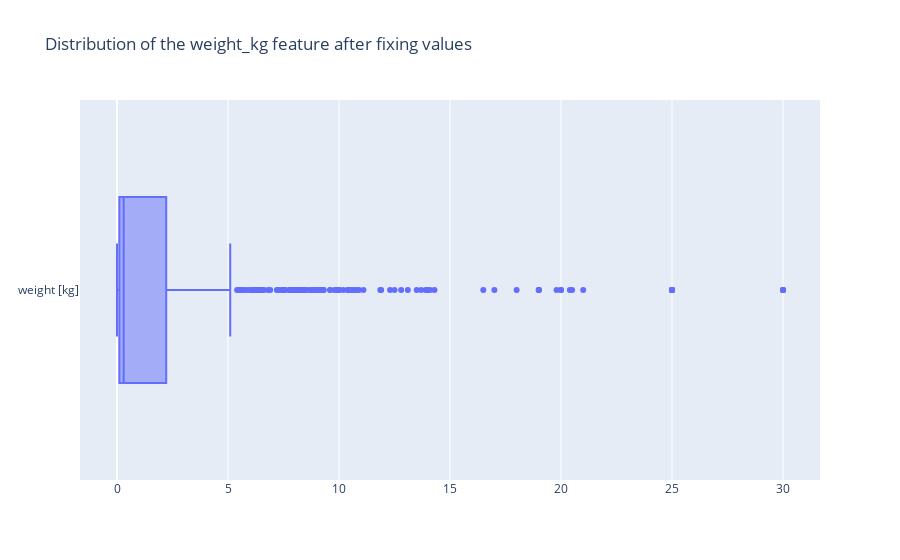

The notebook cell this image was saved under:
### Code cell
fig = go.Figure()

fig.add_trace(go.Box(x=df_products['weight_kg'], name='weight [kg]'))

fig.update_layout(title_text='Distribution of the weight_kg feature after fixing values')

### Figure 1 — Plotly figure (JSON) as saved in the notebook; plotly's stock layout.template omitted (floating-point values rounded to 4 significant figures; data arrays with more than 128 entries replaced by an {"elided": "..."} marker saying what was removed)
{"data": [{"name": "weight [kg]", "type": "box", "x": {"elided": "653 float values"}}], "layout": {"title": {"text": "Distribution of the weight_kg feature after fixing values"}}}
